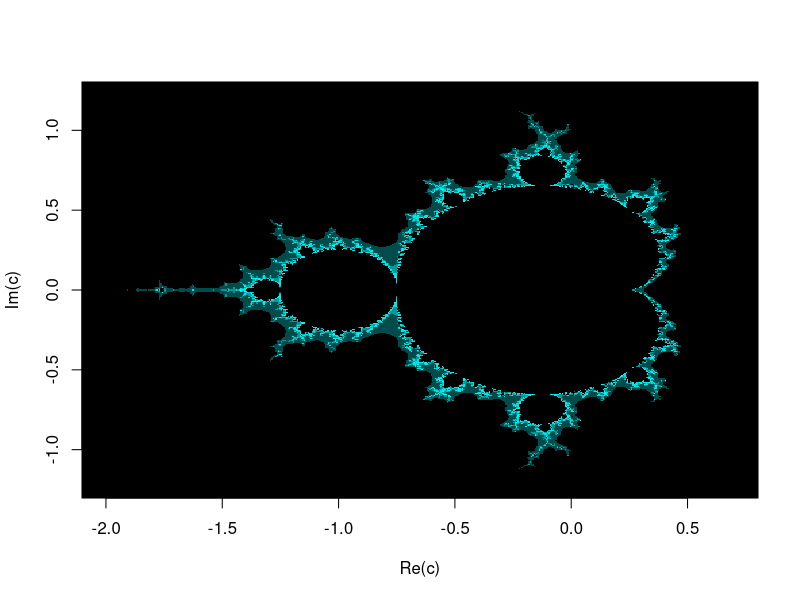
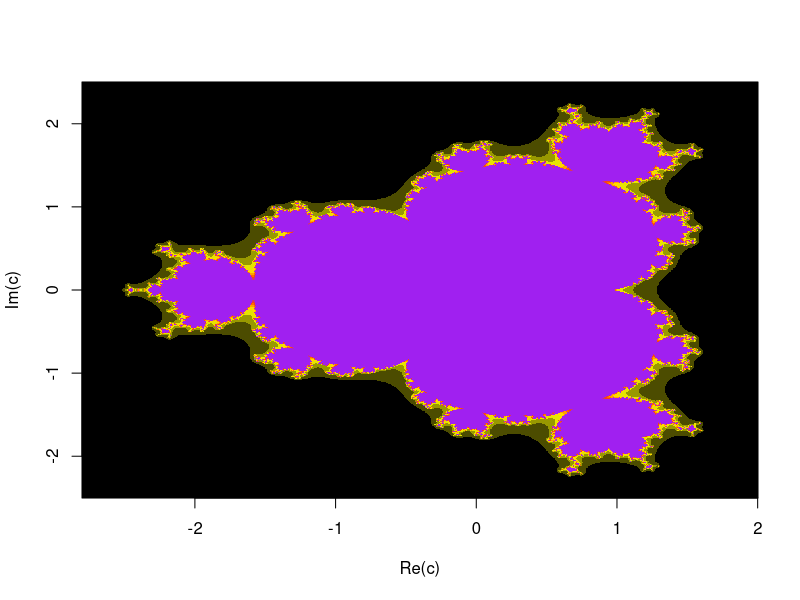

Write R code to recreate these figures, in order.
## ---- chunk 1
mandelbrot_generator <- function(
    p = 2, 
    q = 1,
    xmin = -2.1, # minimum x value
    xmax = 0.8,  # maximum x value
    nx = 500, 
    ymin = -1.3, # minimum y value
    ymax = 1.3,  # maximum y value
    ny = 500,
    n = 100, 
    showplot = TRUE, # If TRUE then display image,
    showvals = FALSE,
    cols = colorRampPalette(c("black","cyan","cyan3","black"))(11)) 
{
    
    # variables
    x <- seq(xmin, xmax, length.out=nx)
    y <- seq(ymin, ymax, length.out=ny)
    c <- outer(x,y*1i,FUN="+")
    z <- matrix(0.0, nrow=length(x), ncol=length(y))
    k <- matrix(0.0, nrow=length(x), ncol=length(y))
    
    for (rep in 1:n) { 
        index <- which(Mod(z) < 2)
        z[index] <- z[index]^p + c[index]*q
        k[index] <- k[index] + 1
    }
    
    if (showplot==TRUE) { image(x,y,k,col=cols, xlab="Re(c)", ylab="Im(c)")}
    if (showvals==TRUE) {return(k)}
    
}
## ---- chunk 2
mandelbrot_generator(p=2, q=1)
## ---- chunk 3
mandelbrot_generator(p=4, q=0.5, xmin = -2.8, xmax = 2, 
                     ymin = -2.5, ymax = 2.5, nx=1000, ny=1000, n=25,
                     cols = colorRampPalette(c("black","yellow","orangered","purple"))(11))
